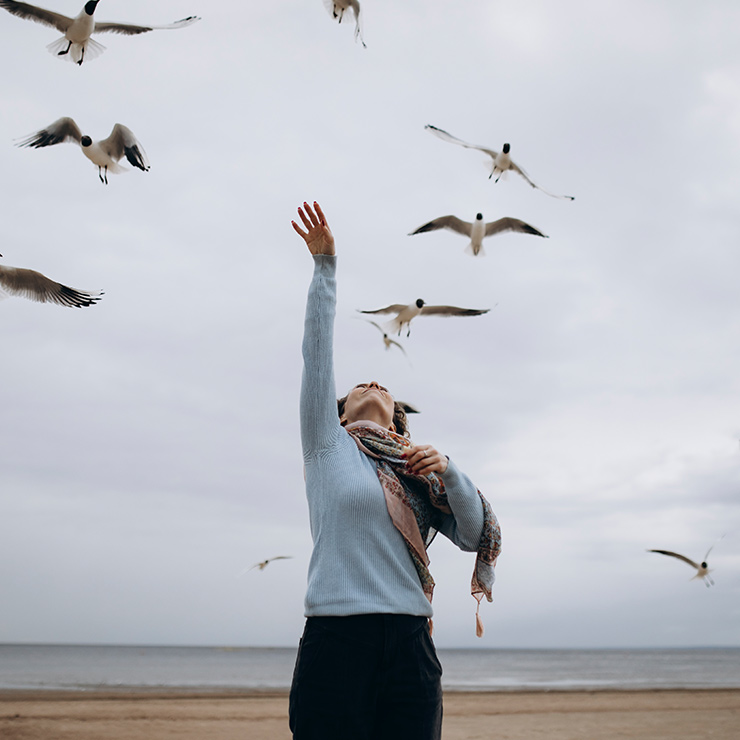
#> input picture OPENCV/images/sun.jpg, 740 x 740 px
$ python thresh.py
#> lines starting #> are read from the running program, lines starting #| are printed output that depends on the picture; after the words box and inside, x2 and y2 are one past the last pixel; in counts of white or black regions, pixels touching at a corner belong together
import cv2 as cv

img = cv.imread("images/sun.jpg")
#> img is the input picture: shape (740, 740, 3); mean B, G, R 194.4, 187.9, 185.8
cv.imshow('Nature',img)

gray = cv.cvtColor(img,cv.COLOR_BGR2GRAY)
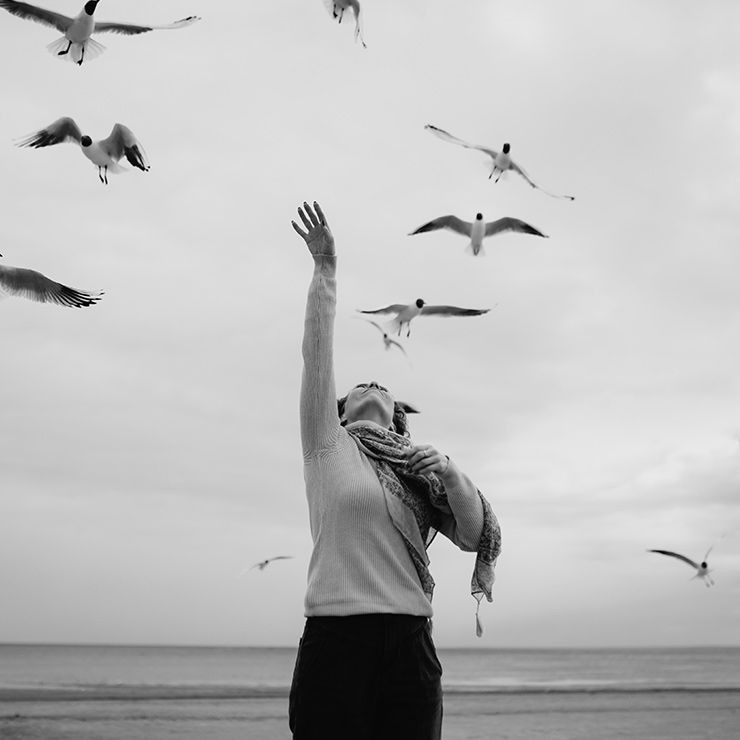
#> gray: shape (740, 740); min 0, max 254, mean 188.1
cv.imshow('gray',gray)

# simple thresholding

threshold ,thresh =  cv.threshold(gray,100,255, cv.THRESH_BINARY)
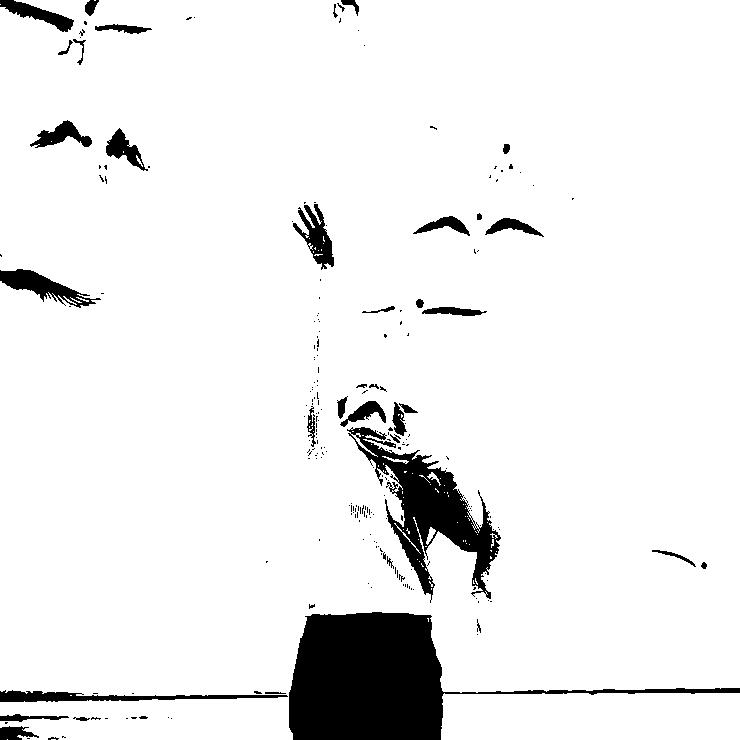
#> thresh: shape (740, 740); 92.9% white; 227 black regions (187 under 20 px), largest, box (x1, y1, x2, y2) and area: (289, 612, 740, 740) 19096, (347, 427, 501, 603) 8151, (0, 690, 288, 702) 1576
cv.imshow("thresholded image",thresh)

#inverse threshold

threshold ,thresh_inv =  cv.threshold(gray,100,255, cv.THRESH_BINARY_INV)
cv.imshow("thresholded image inverse",thresh_inv)


# adaptive thresholding   --> optimal T value  two methods mean , gaussian
adaptive_thresh = cv.adaptiveThreshold(gray,255 , cv.ADAPTIVE_THRESH_GAUSSIAN_C , cv.THRESH_BINARY_INV, 11 , 3)
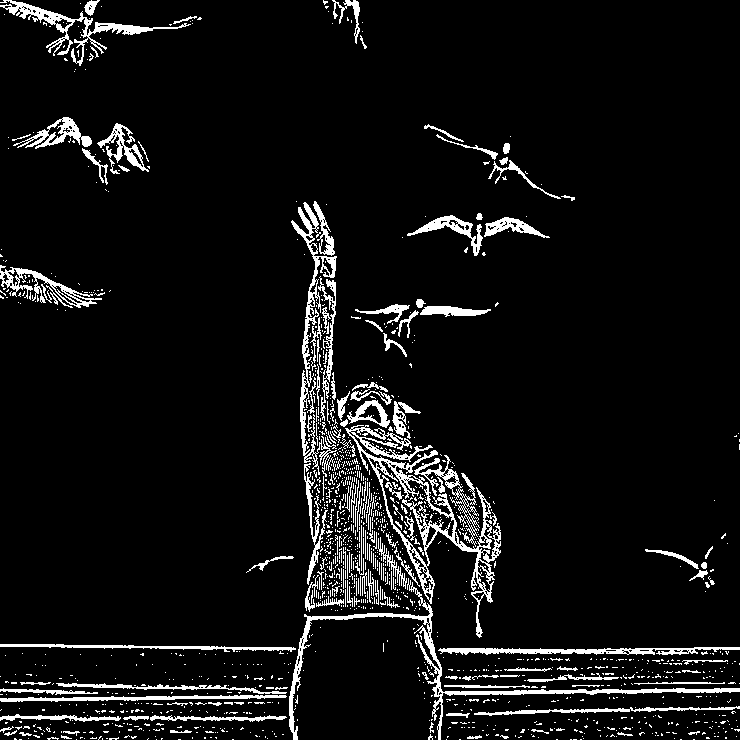
#> adaptive_thresh: shape (740, 740); 6.9% white; 1423 white regions (1275 under 20 px), largest, box (x1, y1, x2, y2) and area: (345, 425, 501, 638) 4386, (289, 578, 740, 740) 3153, (291, 202, 337, 477) 2152

cv.imshow("adaptive thresholding", adaptive_thresh)

cv.waitKey(0)
